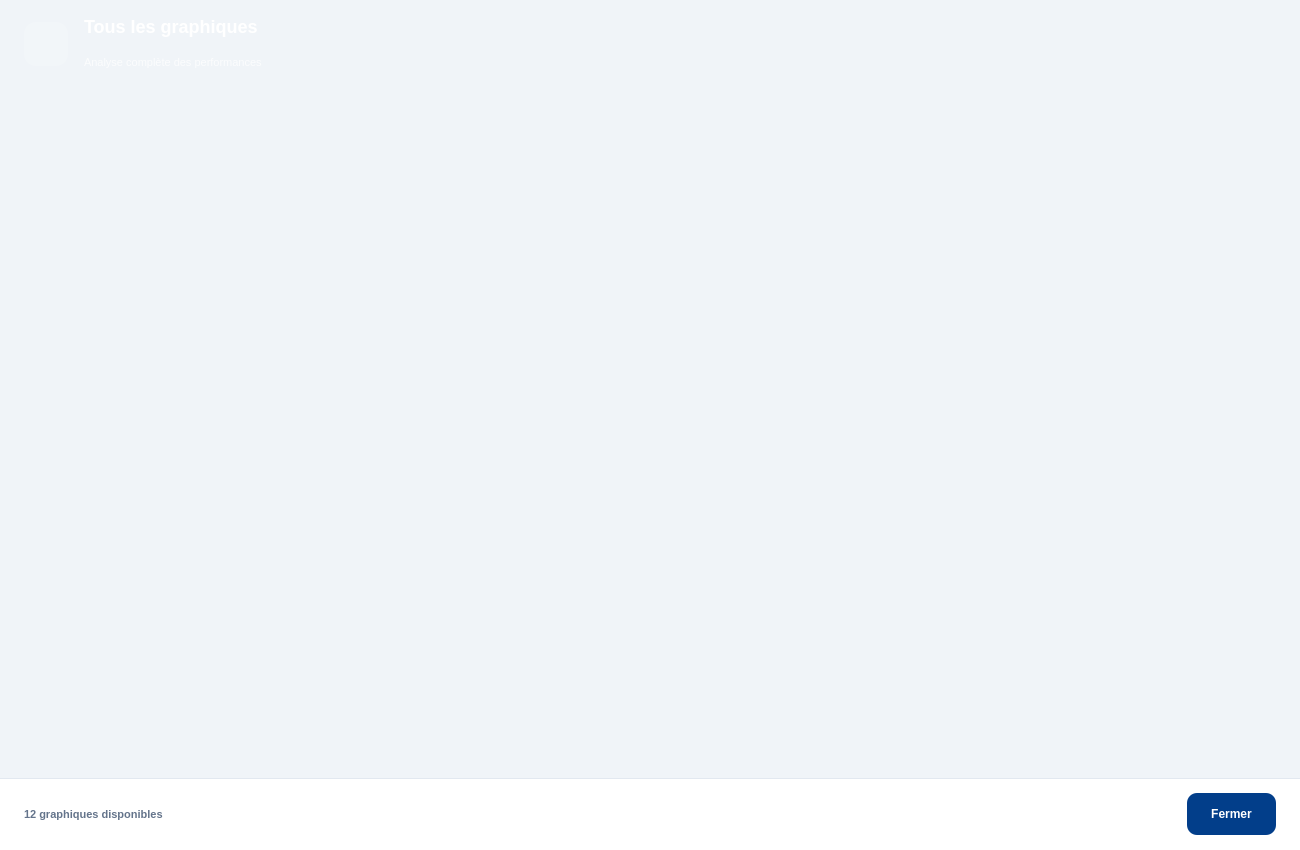
<?xml version="1.0" encoding="UTF-8"?>
<ui version="4.0">
 <class>Dialog</class>
 <widget class="QDialog" name="Dialog">
  <property name="geometry">
   <rect>
    <x>0</x>
    <y>0</y>
    <width>1300</width>
    <height>850</height>
   </rect>
  </property>
  <property name="minimumSize">
   <size>
    <width>950</width>
    <height>600</height>
   </size>
  </property>
  <property name="windowTitle">
   <string>Tous les graphiques — Nova Pharma</string>
  </property>
  <property name="styleSheet">
   <string notr="true">QDialog#Dialog { background: #f0f4f8; }
QDialog#Dialog QLabel { background: transparent; }</string>
  </property>
  <layout class="QVBoxLayout" name="mainLayout">
   <property name="spacing">
    <number>0</number>
   </property>
   <property name="leftMargin">
    <number>0</number>
   </property>
   <property name="topMargin">
    <number>0</number>
   </property>
   <property name="rightMargin">
    <number>0</number>
   </property>
   <property name="bottomMargin">
    <number>0</number>
   </property>
   <item>
    <widget class="QFrame" name="header">
     <property name="minimumSize">
      <size>
       <width>0</width>
       <height>88</height>
      </size>
     </property>
     <property name="maximumSize">
      <size>
       <width>16777215</width>
       <height>88</height>
      </size>
     </property>
     <property name="styleSheet">
      <string notr="true">QFrame#header {
    background: qlineargradient(x1:0, y1:0, x2:1, y2:0,
        stop:0 #023E8A, stop:1 #0077B6);
    border: none;
}
QFrame#header QLabel { background: transparent; color: #ffffff; }</string>
     </property>
     <layout class="QHBoxLayout" name="headerLayout">
      <property name="spacing">
       <number>16</number>
      </property>
      <property name="leftMargin">
       <number>24</number>
      </property>
      <property name="rightMargin">
       <number>24</number>
      </property>
      <item>
       <widget class="QToolButton" name="lbl_header_icon">
        <property name="minimumSize">
         <size>
          <width>44</width>
          <height>44</height>
         </size>
        </property>
        <property name="maximumSize">
         <size>
          <width>44</width>
          <height>44</height>
         </size>
        </property>
        <property name="styleSheet">
         <string notr="true">QToolButton { background: rgba(255,255,255,0.15); border-radius: 12px; border: none; padding: 11px; }</string>
        </property>
        <property name="icon">
         <iconset resource="../Icon.qrc">
          <normaloff>:/Icon/Icons/history_white.svg</normaloff>:/Icon/Icons/history_white.svg</iconset>
        </property>
        <property name="iconSize">
         <size>
          <width>22</width>
          <height>22</height>
         </size>
        </property>
        <property name="autoRaise">
         <bool>true</bool>
        </property>
       </widget>
      </item>
      <item>
       <layout class="QVBoxLayout" name="headerTitleBox">
        <property name="spacing">
         <number>2</number>
        </property>
        <item>
         <widget class="QLabel" name="lbl_header_title">
          <property name="styleSheet">
           <string notr="true">font-size: 18px; font-weight: 800; color: #ffffff; background: transparent;</string>
          </property>
          <property name="text">
           <string>Tous les graphiques</string>
          </property>
         </widget>
        </item>
        <item>
         <widget class="QLabel" name="lbl_header_sub">
          <property name="styleSheet">
           <string notr="true">font-size: 11px; color: rgba(255,255,255,0.75); background: transparent;</string>
          </property>
          <property name="text">
           <string>Analyse complète des performances</string>
          </property>
         </widget>
        </item>
       </layout>
      </item>
      <item>
       <spacer name="headerSpacer">
        <property name="orientation">
         <enum>Qt::Orientation::Horizontal</enum>
        </property>
        <property name="sizeHint" stdset="0">
         <size>
          <width>40</width>
          <height>20</height>
         </size>
        </property>
       </spacer>
      </item>
     </layout>
    </widget>
   </item>
   <item>
    <widget class="QScrollArea" name="scrollArea">
     <property name="styleSheet">
      <string notr="true">QScrollArea { background: #f0f4f8; border: none; }
QScrollArea &gt; QWidget &gt; QWidget { background: #f0f4f8; }</string>
     </property>
     <property name="frameShape">
      <enum>QFrame::Shape::NoFrame</enum>
     </property>
     <property name="widgetResizable">
      <bool>true</bool>
     </property>
     <widget class="QWidget" name="scrollAreaWidgetContents">
      <property name="geometry">
       <rect>
        <x>0</x>
        <y>0</y>
        <width>1300</width>
        <height>690</height>
       </rect>
      </property>
      <property name="styleSheet">
       <string notr="true">QWidget#scrollAreaWidgetContents { background: #f0f4f8; }</string>
      </property>
      <layout class="QVBoxLayout" name="charts_layout">
       <property name="spacing">
        <number>16</number>
       </property>
       <property name="leftMargin">
        <number>20</number>
       </property>
       <property name="topMargin">
        <number>20</number>
       </property>
       <property name="rightMargin">
        <number>20</number>
       </property>
       <property name="bottomMargin">
        <number>20</number>
       </property>
      </layout>
     </widget>
    </widget>
   </item>
   <item>
    <widget class="QFrame" name="footer">
     <property name="minimumSize">
      <size>
       <width>0</width>
       <height>72</height>
      </size>
     </property>
     <property name="maximumSize">
      <size>
       <width>16777215</width>
       <height>72</height>
      </size>
     </property>
     <property name="styleSheet">
      <string notr="true">QFrame#footer { background: #ffffff; border-top: 1px solid #e2e8f0; }</string>
     </property>
     <layout class="QHBoxLayout" name="footerLayout">
      <property name="spacing">
       <number>12</number>
      </property>
      <property name="leftMargin">
       <number>24</number>
      </property>
      <property name="rightMargin">
       <number>24</number>
      </property>
      <item>
       <widget class="QLabel" name="lbl_count">
        <property name="styleSheet">
         <string notr="true">color: #64748b; font-size: 11px; font-weight: 600; background: transparent;</string>
        </property>
        <property name="text">
         <string>12 graphiques disponibles</string>
        </property>
       </widget>
      </item>
      <item>
       <spacer name="footerSpacer">
        <property name="orientation">
         <enum>Qt::Orientation::Horizontal</enum>
        </property>
        <property name="sizeHint" stdset="0">
         <size>
          <width>40</width>
          <height>20</height>
         </size>
        </property>
       </spacer>
      </item>
      <item>
       <widget class="QPushButton" name="btn_close">
        <property name="minimumSize">
         <size>
          <width>0</width>
          <height>42</height>
         </size>
        </property>
        <property name="cursor">
         <cursorShape>PointingHandCursor</cursorShape>
        </property>
        <property name="styleSheet">
         <string notr="true">QPushButton {
    background: #023E8A; color: #ffffff;
    border: none; border-radius: 10px;
    font-size: 12px; font-weight: 800; padding: 0 24px;
}
QPushButton:hover { background: #0077B6; }</string>
        </property>
        <property name="text">
         <string>Fermer</string>
        </property>
       </widget>
      </item>
     </layout>
    </widget>
   </item>
  </layout>
 </widget>
 <resources>
  <include location="../Icon.qrc"/>
 </resources>
 <connections/>
</ui>
